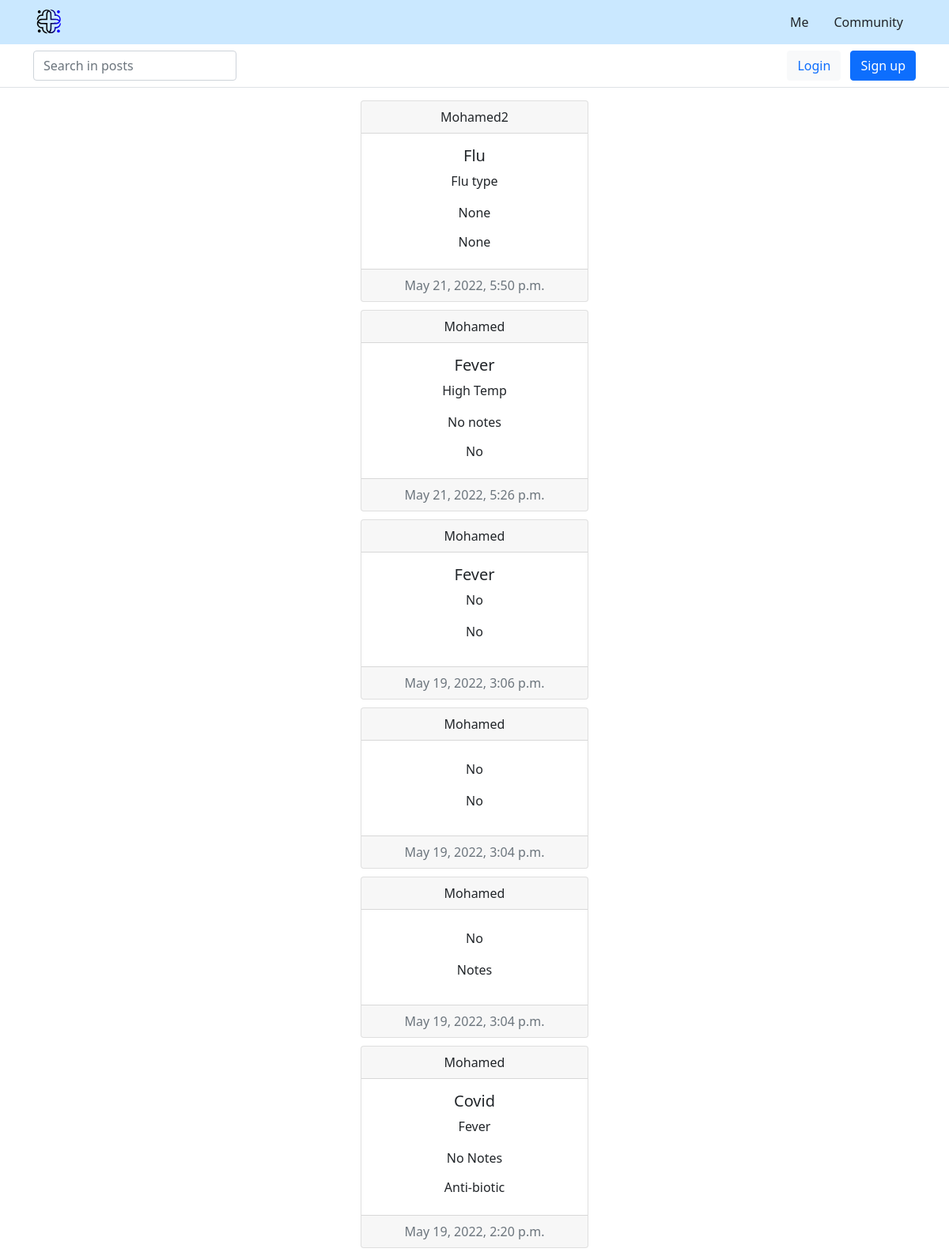
The app's page /posts/, older data.
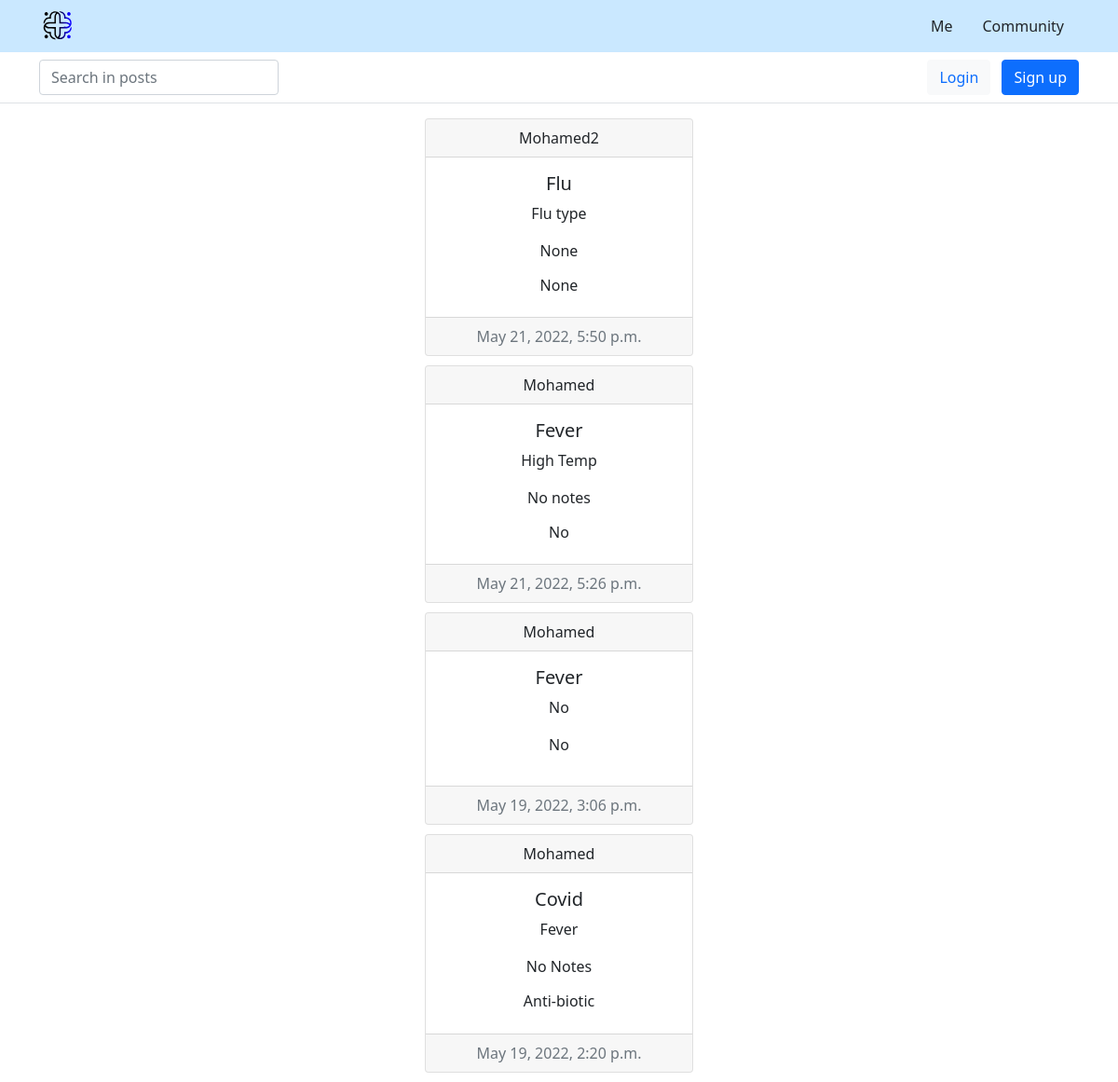
The same page, newer data.
### main/models.py (models this page shows)
class Posts(models.Model):
    author = models.ForeignKey(User, on_delete=models.CASCADE)
    symptoms = models.CharField(max_length=300)
    medications = models.CharField(max_length=300)
    diagnosis = models.CharField(max_length=150)
    Notes = models.TextField(max_length=300)
    created_at = models.DateTimeField(auto_now_add=True)
    updated_at = models.DateTimeField(auto_now=True)
    class Meta:
        ordering = ['-created_at', '-updated_at']

class User(AbstractUser):
    email = models.EmailField()

### main/views.py (the view)
# urls.py: path('posts/', views.posts, name='posts'),
def posts(request):
    q = request.GET.get('q')
    if q is None:
        q = ""
    posts = Posts.objects.filter(
        Q(symptoms__contains = q) |
        Q(diagnosis__contains = q) |
        Q(Notes__contains = q) |
        Q(medications = q)
    )
    return render(request, "main/posts.html", {
        "posts": posts,
    })

### main/templates/main/posts.html (shortened to what this page needs)
{% extends "main_post.html" %}
{% block body %}
{% for post in posts %}
<div class="posts_center">
    <div class="card text-center" style="width: 18rem;">
        <div class="card-header">
            {{ post.author }}
        </div>
        <div class="card-body">
            <h5 class="card-title">{{ post.diagnosis }}</h5>
            <p class="card-text">{{ post.symptoms }}</p>
            <p class="card-text">{{ post.Notes }}</p>
            <h6>{{ post.medications }}</h6>
        </div>
        <div class="card-footer text-muted">
            {{ post.created_at }}
        </div>
    </div>
</div>
{% endfor %}
{% endblock %}

Row changes from the older to the newer data that the page shows:
removed Posts: author "Mohamed", symptoms "No", Notes "No", created_at "May 19, 2022, 3:04 p.m."
removed Posts: author "Mohamed", symptoms "No", Notes "Notes", created_at "May 19, 2022, 3:04 p.m."
